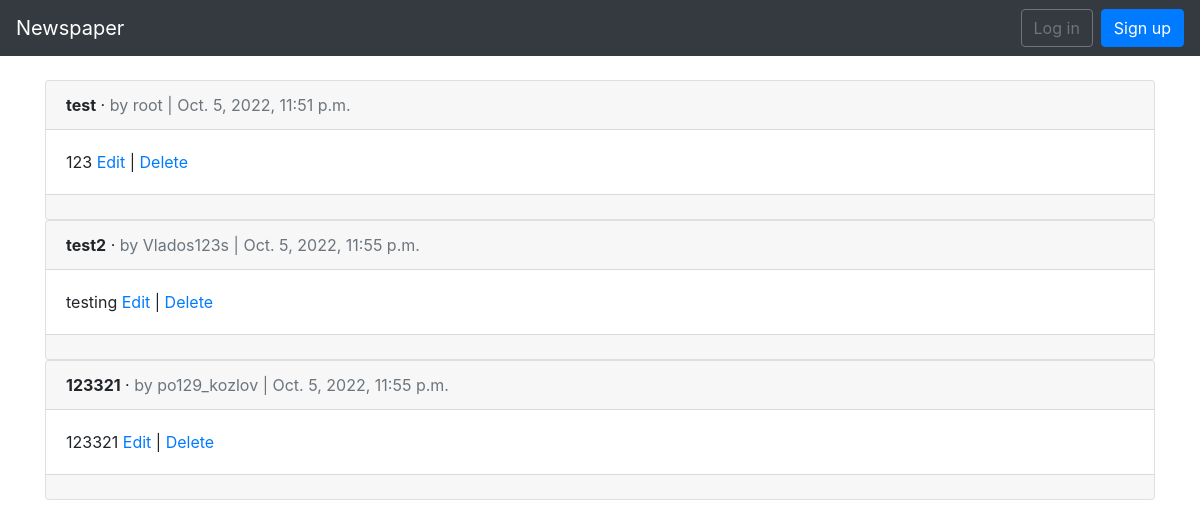
The app's page /articles/, older data.
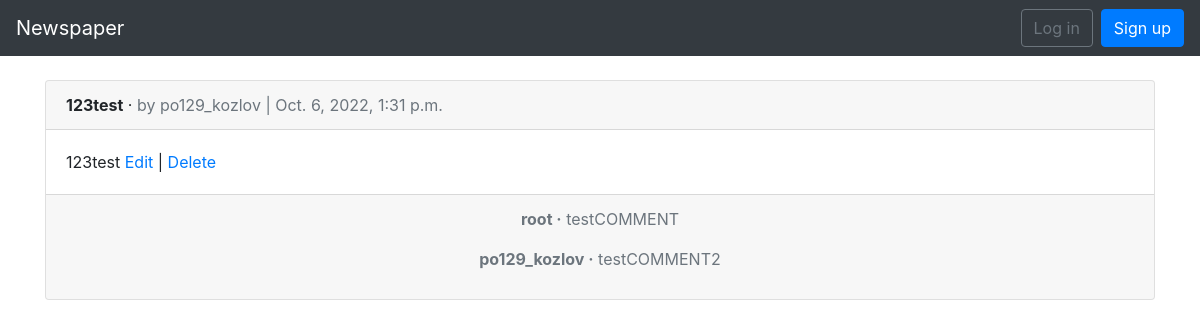
The same page, newer data.
### articles/models.py (models this page shows, shortened)
class Article(models.Model):
    title = models.CharField(max_length=255)
    body = models.TextField()
    date = models.DateTimeField(auto_now_add=True)
    author = models.ForeignKey(settings.AUTH_USER_MODEL, on_delete=models.CASCADE)

class Coment(models.Model):
    article = models.ForeignKey(Article, on_delete=models.CASCADE, related_name='comments')
    comment = models.CharField(max_length=140)
    author = models.ForeignKey(
        settings.AUTH_USER_MODEL,
        on_delete=models.CASCADE,
    )
    def __str__(self):
        return self.comment

### users/models.py (models this page shows)
class CustomUser(AbstractUser):
    age = models.PositiveIntegerField(default=0)

### articles/views.py (the view)
# urls.py: path('', views.ArticleListView.as_view(), name='article_list'),
class ArticleListView(ListView):
    model = models.Article
    template_name = 'Article_list.html'

### templates/Article_list.html (shortened to what this page needs)
{% extends 'base.html' %}
{% block content %}
{% for article in object_list %}
<div class="card">
    <div class="card-header">
        <span class="font-weight-bold">{{ article.title }}</span> &middot;
        <span class="text-muted">by {{ article.author }} | {{ article.date }}</span>
    </div>
    <div class="card-body">
        {{ article.body }}
        <a href="{% url 'article_edit' article.pk %}">Edit</a> |
        <a href="{% url 'article_delete' article.pk %}">Delete</a>
    </div>
    <div class="card-footer text-center text-muted">
        {% for comment in article.comments.all %}
        <p>
            <span class="font-weight-bold">{{ comment.author }} &middot;</span>
            {{ comment }}
        </p>
        {% endfor %}
    </div>
</div>
{% endfor %}
{% endblock content %}

### templates/base.html (shortened to what this page needs)
<!DOCTYPE html>
<html lang="en">
<head>
    <link rel="stylesheet" href="https://maxcdn.bootstrapcdn.com/bootstrap/4.0.0/css/bootstrap.min.css"
/>
</head>
<body>
  <nav class="navbar navbar-expand-md navbar-dark bg-dark mb-4">
        <a class="navbar-brand" href="{% url 'home' %}">Newspaper</a>
        <div class="collapse navbar-collapse" id="navbarCollapse">
            {% if user.is_authenticated %}
                <ul class="navbar-nav mr-auto">
                    <li class="nav-item"><a href="{% url 'article_new' %}">+ New</a></li>
                </ul>
                <ul class="navbar-nav ml-auto">
                    <li class="nav-item">
                        <a class="nav-link dropdown-toggle" href="#" id="userMenu" data-toggle="dropdown" aria-haspopup="true" aria-expanded="false">
                            {{ user.username }}
                        </a>
                        <div class="dropdown-menu dropdown-menu-right" aria-labelledby="userMenu">
                            <a class="dropdown-item" href="{% url 'password_change' %}">Change password</a>
                            <div class="dropdown-divider"></div>
                            <a class="dropdown-item" href="{% url 'logout' %}">Log out</a>
                        </div>
                    </li>
                </ul>
            {% else %}
                <form class="form-inline ml-auto">
                    <a href="{% url 'login' %}" class="btn btn-outline-secondary">Log in</a>
                    <a href="{% url 'signup' %}" class="btn btn-primary ml-2">Sign up</a>
                </form>
            {% endif %}
        </div>
    </nav>
    <div class="container">
        {% block content %}
        {% endblock %}
    </div>
</body>
</html>

Row changes from the older to the newer data that the page shows:
removed Article: title "test", author "root", date "Oct. 5, 2022, 11:51 p.m.", body "123"
removed Article: title "test2", author "Vlados123s", date "Oct. 5, 2022, 11:55 p.m.", body "testing"
removed Article: title "123321", author "po129_kozlov", date "Oct. 5, 2022, 11:55 p.m.", body "123321"
added Article: title "123test", author "po129_kozlov", date "Oct. 6, 2022, 1:31 p.m.", body "123test"
added Coment: author "root", comment "testCOMMENT"
added Coment: author "po129_kozlov", comment "testCOMMENT2"
